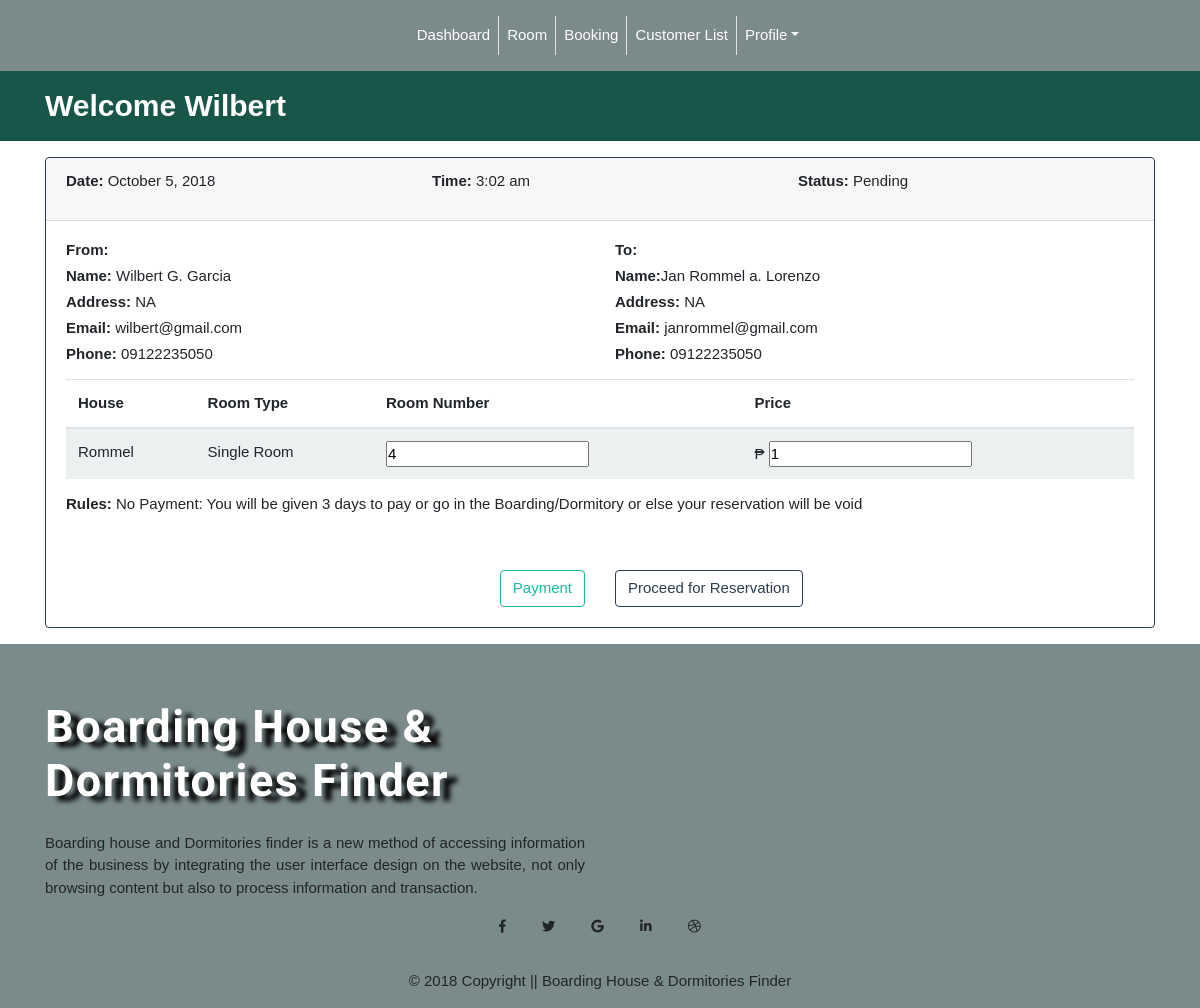
Page /customer/reservation.php?room=20180002 (signed in) on the committed database.
### tables this page shows
CREATE TABLE IF NOT EXISTS `users` (
  `id` int(11) NOT NULL,
  `role_id` int(11) NOT NULL,
  `status_id` int(11) NOT NULL,
  `user_fname` varchar(255) NOT NULL,
  `user_lname` varchar(255) DEFAULT NULL,
  `user_mname` varchar(10) NOT NULL,
  `user_address` varchar(255) NOT NULL,
  `user_gender` enum('m','f') NOT NULL,
  `user_birthdate` varchar(255) NOT NULL,
  `user_picture` varchar(255) NOT NULL,
  `user_email` varchar(255) NOT NULL,
  `user_phone_number` varchar(15) NOT NULL,
  `username` varchar(255) NOT NULL,
  `password` varchar(255) NOT NULL,
  `create_date` varchar(100) NOT NULL,
  `update_date` varchar(100) NOT NULL
);

CREATE TABLE IF NOT EXISTS `houses` (
  `house_id` int(11) NOT NULL,
  `user_id` int(11) NOT NULL,
  `house_category_id` int(11) NOT NULL,
  `house_name` varchar(255) NOT NULL,
  `house_address` varchar(255) NOT NULL,
  `house_phone_number` text NOT NULL,
  `house_number_room` text NOT NULL,
  `house_picture` text NOT NULL,
  `house_blpp` text NOT NULL,
  `house_business_no` varchar(100) NOT NULL,
  `house_description` text NOT NULL,
  `house_status` int(11) NOT NULL,
  `updated_date` varchar(100) NOT NULL,
  `created_date` varchar(100) NOT NULL
);

CREATE TABLE IF NOT EXISTS `rooms` (
  `room_id` int(11) NOT NULL,
  `house_id` int(11) NOT NULL,
  `room_type` int(11) NOT NULL,
  `room_number` varchar(10) NOT NULL,
  `room_price` varchar(255) NOT NULL,
  `room_customer_no` int(11) NOT NULL,
  `availability` varchar(255) NOT NULL,
  `room_pic_1` varchar(255) NOT NULL,
  `room_pic_2` varchar(255) NOT NULL,
  `room_pic_3` varchar(255) NOT NULL,
  `room_pic_4` varchar(255) NOT NULL,
  `updated_date` varchar(255) NOT NULL,
  `created_date` varchar(255) NOT NULL
);

### customer/reservation.php (the view, shortened to what this page needs)
<?php
if (!isset($_SESSION['user_id'])) {
		$_SESSION['redirect'] = $_SERVER['REQUEST_URI'];
		header('location: ../login.php');
	}else{
	function display_content(){
		require '../condb.php';
		?>
		<div class="container">
			<div class="row">
				<div class="col-sm-12">
					<div class="card border-primary mb-3 mt-3">
						<div class="card-header">
						<div class="row">
							<div class="col-sm-4">
							  <p><span class="font-weight-bold">Date: </span><span class="card-text"><?php
							  echo(date("F j, Y"))?></span></p>
							 </div>
							 <div class="col-sm-4">
							 	<p><span class="font-weight-bold">Time: </span><span class="card-text"><?php echo (date("g:i a"))?></span></p>
							 </div>
							 <div class="col-sm-4"><span class="font-weight-bold">Status: </span><span class="card-text">Pending</span></div>
						 </div>
					  	</div>
					  <div class="card-body">
					    <div class="row">
					    	<div class="col-sm-6">
					    		<h6 class="font-weight-bold">From:</h6>
					    		<?php
					    		$customer = $_SESSION['user_id'];
					    		$sql = "SELECT * FROM users WHERE id = '$customer'";
					    		$results = mysqli_query($conn, $sql);
					    		$row = mysqli_fetch_assoc($results);
					    		extract($row);
					    		?>
					    		<h6><span class="font-weight-bold">Name: </span><?php echo $user_fname,str_repeat('&nbsp;', 1),substr($user_mname, 0, 1).".".str_repeat('&nbsp;', 1),ucfirst($user_lname);?></h6>
					    		<h6><span class="font-weight-bold">Address: </span><?php echo $user_address;?></h6>
					    		<h6><span class="font-weight-bold">Email: </span><?php echo $user_email;?></h6>
					    		<h6><span class="font-weight-bold">Phone: </span><?php echo $user_phone_number; ?></h6>
					    	</div>
					    	<div class="col-sm-6">
					    		<h6 class="font-weight-bold">To:</h6>
					    		<?php
					    		$id = $_GET['room'];
					    		$sql2 = "SELECT * FROM `users` JOIN houses ON (users.id = houses.user_id) JOIN rooms ON (rooms.house_id = houses.house_id) WHERE room_id = '$id' ";
					    		$results2 = mysqli_query($conn, $sql2);
					    		$row2 = mysqli_fetch_assoc($results2);
					    		extract($row2);
					    		?>
					    		<h6><span class="font-weight-bold">Name:</span><?php echo $user_fname,str_repeat('&nbsp;', 1),substr($user_mname, 0, 1).".".str_repeat('&nbsp;', 1),ucfirst($user_lname);?></h6>
					    		<h6><span class="font-weight-bold">Address: </span><?php echo $user_address;?></h6>
					    		<h6><span class="font-weight-bold">Email: </span><?php echo $user_email;?></h6>
					    		<h6><span class="font-weight-bold">Phone: </span><?php echo $user_phone_number; ?></h6>
					    	</div>
					    </div>
					    <div class="row">
					    	<div class="col-sm-12">
					    		<form method="POST" action="reservation_endpoint.php?id=<?php echo $room_id ?>">
					    		<div class="table-responsive-sm mt-2">
					    		<table class="table table-striped">
					    			<thead>
					    				<tr>
					    				<th>House</th>
					    				<th>Room Type</th>
					    				<th>Room Number</th>
					    				<th>Price</th>
					    				</tr>
					    			</thead>
					    			<tbody>
					    				<tr>
					    					<td><?php echo $house_name ?> </td>
					    					<td><?php if ($room_type = 1) {
					    						echo "Single Room";
					    					}elseif($room_type = 2){
					    						echo "Double Room";
					    					}?></td>
					    					<td>
					    						<input type="text" name="room-number" value="<?php echo $room_number?>" readonly>
					    					</td>
					    					<td>
					    						<span>&#8369</span>
					    						<input type="text" name="room-price" value="<?php echo number_format($room_price) ?>" readonly>
					    					</td>
					    				</tr>
					    			</tbody>
					    		</table>
					    		</div>
					    	</div>
					    </div>
					    <div class="row">
					    	<div class="col-sm-12">
					    		<h6><span class="font-weight-bold">Rules: </span>No Payment: You will be given 3 days to pay or go in the Boarding/Dormitory or else your reservation will be void</h6>
					    	</div>
					    	<div class="col-sm-12"></div>
					    </div>
					    <div class="row mt-5">
					    	<div class="col-sm-6 text-right"><button class="btn btn-outline-success"> Payment</button></div>
					    	<div class="col-sm-6 text-left"><button type="submit" name="proceed_reservation" class="btn btn-outline-primary">Proceed for Reservation</button></div>
					    </div>
					  </div>
					</div>
				</div>
			</div>
		</div>
		<?php
	}
	require '../template.php';
}
?>

### assets/css/style.css (style rules this page uses)
* { margin: 0; padding: 0; box-sizing: border-box; }
html,body { font-family: 'Moserrat', sans-serif; }

### rows in the picture
users: user_fname "Wilbert", user_mname "G", user_lname "Garcia", user_address "NA", user_email "wilbert@gmail.com", user_phone_number "09122235050"
users: user_fname "Jan Rommel", user_mname "a", user_lname "Lorenzo", user_address "NA", user_email "janrommel@gmail.com", user_phone_number "09122235050", houses.house_name "Rommel", room-number "4", room-price "1"

### other values in the picture
$_SESSION['fname'] "Wilbert"
